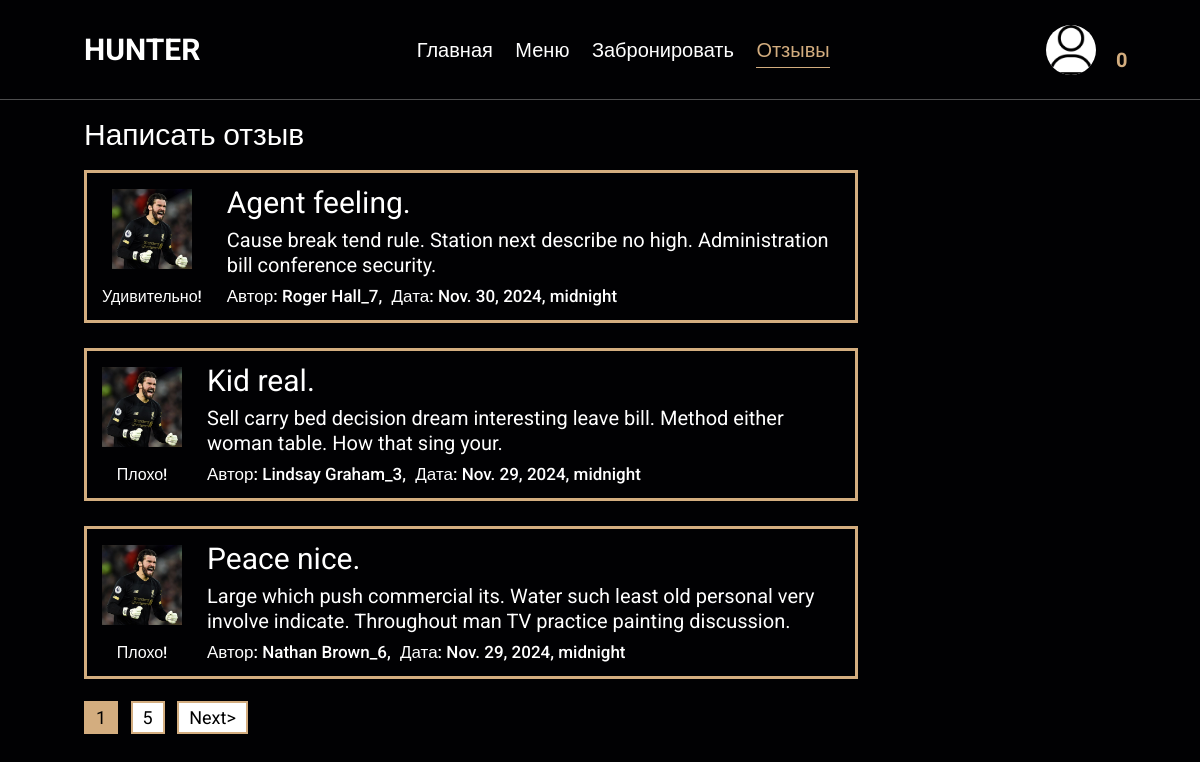
Screenshot of /main/Hunter/reviews with the database file from the repository.
### app/models.py (models this page shows, shortened)
class Restaurant(models.Model):
    name = models.CharField(blank=False, max_length=32, default="")
    content = models.TextField(blank=False, max_length=200, default="")
    address = models.CharField(blank=False, max_length=50)
    phone_regex = RegexValidator(regex=r'^\+?[7,8]?[\s,-]?\(?\d{3}\)?[\s,-]?\d{3}[\s,-]?\d{2}[\s,-]?\d{2}$', message="Invalid format")
    phone = models.CharField(validators=[phone_regex], max_length=12, null=True)
    img = models.ImageField(null=True, blank=True, default="background.jpg", upload_to="restaurant_image/%Y/%M/%D")
    objects = RestaurantManager()

class Review(models.Model):
    RATING_CHOICES = (
        ('Удивительно!', 'Удивительно!'),
        ('Хорошо!', 'Хорошо!'),
        ('Плохо!', 'Плохо!'),
        ('Ужасно!', 'Ужасно!'),
    )
    title = models.CharField(max_length=50, blank=False)
    content = models.TextField(blank=False, max_length=200)
    date = models.DateTimeField(blank=False, null=True)
    profile = models.ForeignKey('Profile', on_delete=models.PROTECT, blank=True, null=True, default="")
    restaurant = models.ForeignKey('Restaurant', blank=True,  null=True, on_delete=models.PROTECT)
    verdict = models.CharField(choices=RATING_CHOICES, max_length=15, default="")
    objects = ReviewManager()

class Profile(models.Model):
    user = models.OneToOneField(User, null=True, on_delete=models.PROTECT, related_name='profile', default="")
    avatar = models.ImageField(null=True, blank=True, default="avatar.png", upload_to="avatar/%Y/%M/%D")

### app/views.py (the view)
# urls.py: path("main/<str:restaurant_name>/reviews", views.restaurantReviews, name="restaurantReviews"),
def restaurantReviews(request, restaurant_name):
    restaurant = models.Restaurant.objects.get_by_name(restaurant_name)[0]
    reviews = paginate(request, models.Review.objects.get_new_by_restaurant(restaurant_name))['items']
    page_obj = paginate(request, models.Review.objects.get_new_by_restaurant(restaurant_name))['obj']
    num_pages = paginate(request, models.Review.objects.get_new_by_restaurant(restaurant_name))['num']
    return render(request, "restaurant__reviews.html", context={"reviews": reviews, "page_obj": page_obj, "num_pages": num_pages, "restaurant": restaurant})

### app/models.py (called while the page is built)
    def get_new_by_restaurant(self, restaurant):
        return self.filter(restaurant__name=restaurant).order_by('-date')[:15]

    def get_by_name(self, _name):
        return self.filter(name = _name)

### app/template_filters.py (called while the page is built)
@register.filter(name='get_sum_dict_values')
def get_sum_dict_values(dict, key):
    return sum(dict[key].values())

### app/views.py (called while the page is built)
def paginate(request, objects, per_page=3):
    paginator = Paginator(objects, per_page)
    page_number = request.GET.get('page', 1)
    page_obj = paginator.get_page(page_number)
    page_items = paginator.page(page_number)
    num_pages = paginator.num_pages
    return {'items': page_items, 'obj': page_obj, 'num': num_pages}

### cart/context_proccesors.py (called while the page is built)
def cart(request):
    return {'cart': Cart(request).cart}

### templates/restaurant__reviews.html
{% extends 'layouts/restaurant__base.html' %}
{% block content %}
<section class="reviews">
  <div class="reviews__top">
    <a href="{% url 'restaurantReviewsAdd' restaurant_name=restaurant.name %}" class="reviews__top-href">
      Написать отзыв
    </a>
  </div>
  <div class="reviews__body">
    {% for review in reviews %}
    {% include 'components/review-item.html' %}
    {% endfor %}
    {% if num_pages > 1 %}
    {% include 'components/paginator.html' %}
    {% endif %}
  </div>
</section>
{% endblock %}

### templates/layouts/restaurant__base.html (shortened to what this page needs)
{% load static %}
{% load template_filters %}
<!DOCTYPE html>
<html lang="ru">
<head>
  <link rel="stylesheet" href="https://cdnjs.cloudflare.com/ajax/libs/font-awesome/6.6.0/css/all.min.css">
  <link rel="stylesheet" href="{% static 'css/reset.css' %}"/>
  <link rel="stylesheet" href="{% static 'css/restaurant.css' %}"/>
</head>
<body>
  <header class="header">
    <a href="{% url 'restaurantIndex' restaurant_name=restaurant.name %}" class="logo">
      {{ restaurant.name }}
    </a>
    {% with request.resolver_match.url_name as url_name %}
    <nav class="navbar">
      <a class="{% if url_name == 'restaurantIndex' %}current__page{% endif %}" href="{% url 'restaurantIndex' restaurant_name=restaurant.name %}">Главная</a>
      <a class="{% if url_name == 'restaurantMenu' %}current__page{% endif %}" href="{% url 'restaurantMenu' restaurant_name=restaurant.name %}">Меню</a>
      <a class="{% if url_name == 'restaurantReservation' %}current__page{% endif %}" href="{% url 'restaurantReservation' restaurant_name=restaurant.name %}">Забронировать</a>
      <a class="{% if url_name == 'restaurantReviews' %}current__page{% endif %}" href="{% url 'restaurantReviews' restaurant_name=restaurant.name %}">Отзывы</a>
    </nav>
    <div class="icons">
      {% if user.is_authenticated and not request.user.is_superuser %}
      <img class="profile__icon" src="{{ request.user.profile.avatar.url }}" class="fas fa-user profile" id="prof-btn" onclick="toggleMenu()"></img>
      {% else %}
      <img class="profile__icon" src="{% static '/img/avatar.png' %}" class="fas fa-user profile" id="prof-btn" onclick="toggleMenu()"></img>
      {% endif %}
      <a href="{% url 'cartSummary' restaurant_name=restaurant.name %}"><span class="cart__size" id="cart_quantity">{{ cart|get_sum_dict_values:restaurant.name}}</span></a>
    </div>
    {% endwith %}
  </header>
  {% block content %}
  {% endblock %}
</body>
</html>

### templates/components/review-item.html
{% load static %}
<div class="review">
    <div class="review__left">
      <img class="review__left__img review__avatar" src="{{ review.profile.avatar.url }}" alt="">
      <div class="review__verdict">
        {{ review.verdict }}
      </div>
    </div>
    <div class="review__right">
      <div class="review__right__body">
        <h2 class="review__right__title">{{ review.title }}</h2>
        <span class="review__right__text">{{ review.content }}</span>
      </div>
      <div class="review__right__bottom">
        <span class="review__right__info">Автор: {{ review.profile.user.username }}, </span>
        <span class="review__right__info">Дата: {{ review.date }}</span>
      </div>
    </div>
</div>

### static/css/restaurant.css (style rules this page uses)
:root { --main-color: #d3ad7f; --black: #131313; --bg: #010103; --border: .1rem solid rgba(255,255,255,.3); }
* { box-sizing: border-box; outline: none; border: none; text-decoration: none; transition: .2s linear; }
html { margin: 0; padding: 0; font-family: "Roboto", sans-serif; font-weight: 400; font-size: 62.5%; overflow-x: hidden; scroll-padding-top: 9rem; scroll-behavior: smooth; }
body { background: var(--bg); }
section { padding: 0 7%; padding-top: 100px; }
a { color: #fff; }
a, a:active, a:focus { outline: none; }
.header { height: 100px; background: var(--bg); display: flex; align-items: center; justify-content: space-between; padding: 1.5rem 7%; border-bottom: var(--border); position: fixed; top: 0; left: 0; right: 0; z-index: 1000; }
.header .logo { display: flex; align-items: center; text-transform: uppercase; height: 6rem; font-size: 30px; font-weight: 700; }
.header .navbar a { margin: 0 1rem; font-size: 2rem; color: #fff; }
.header .navbar .current__page { color: var(--main-color); border-bottom: .1rem solid var(--main-color); padding-bottom: .5rem; }
.current__page { color: var(--main-color); border-bottom: .1rem solid var(--main-color); padding-bottom: .5rem; }
.header .icons { display: flex; align-items: center; }
.profile__icon { width: 50px; height: 50px; border-radius: 50%; cursor: pointer; background: #fff; }
.cart__size { color: var(--main-color); font-size: 20px; font-weight: 700; vertical-align: top; position: fixed; }
.header .icons a { cursor: pointer; margin-left: 2rem; }
section.reviews { margin-top: 20px; padding-bottom: 50px; }
.reviews__top { margin-bottom: 20px; }
.reviews__top-href { font-size: 30px; color: #fff; }
.review__avatar { background-color: #fff; }
.reviews__body { width: 75%; display: flex; flex-direction: column; }
.review { display: flex; border: 3px solid var(--main-color); padding: 15px; }
.review + .review { margin-top: 25px; }
.review__left { display: flex; flex-direction: column; justify-content: center; align-items: center; margin-right: 25px; }
.review__left__img { width: 80px; height: 80px; margin-bottom: 20px; }
.review__verdict { font-weight: 500; color: #fff; font-size: 16px; }
.review__right { display: flex; flex-direction: column; justify-content: space-between; }
.review__right__title { font-size: 30px; color: #fff; }
.review__right__text { display: block; font-size: 20px; margin-top: 10px; line-height: 25px; color: #fff; }
.review__right__body { margin-bottom: 10px; }
.order__right__info, .review__right__info { font-size: 17px; font-weight: 500; color: #fff; }
.order__right__info + .order__right__info, .review__right__info + .review__right__info { margin-left: 5px; }

### rows the page displays
Restaurant: name "HUNTER", name "0"
Review: profile.avatar (placeholder picture), verdict "Удивительно!", title "Agent feeling.", content "Cause break tend rule. Station next describe no high. Administration bill conference security.", profile.user.username "Roger Hall_7", date "Nov. 30, 2024, midnight"
Review: profile.avatar (placeholder picture), verdict "Плохо!", title "Kid real.", content "Sell carry bed decision dream interesting leave bill. Method either woman table. How that sing your.", profile.user.username "Lindsay Graham_3", date "Nov. 29, 2024, midnight"
Review: profile.avatar (placeholder picture), verdict "Плохо!", title "Peace nice.", content "Large which push commercial its. Water such least old personal very involve indicate. Throughout man TV practice painting discussion.", profile.user.username "Nathan Brown_6", date "Nov. 29, 2024, midnight"

### other values shown
{{ page_obj.number }} "1"
{{ page_obj.paginator.num_pages }} "5"
